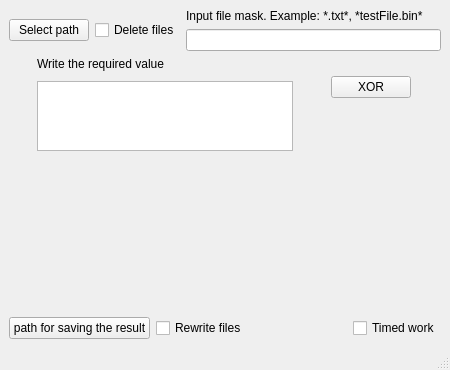
<?xml version="1.0" encoding="UTF-8"?>
<ui version="4.0">
 <class>MainWindow</class>
 <widget class="QMainWindow" name="MainWindow">
  <property name="geometry">
   <rect>
    <x>0</x>
    <y>0</y>
    <width>450</width>
    <height>370</height>
   </rect>
  </property>
  <property name="minimumSize">
   <size>
    <width>450</width>
    <height>250</height>
   </size>
  </property>
  <property name="baseSize">
   <size>
    <width>650</width>
    <height>300</height>
   </size>
  </property>
  <property name="windowTitle">
   <string>MainWindow</string>
  </property>
  <widget class="QWidget" name="centralwidget">
   <layout class="QVBoxLayout" name="verticalLayout_3">
    <item>
     <layout class="QHBoxLayout" name="horizontalLayout_2">
      <item>
       <widget class="QPushButton" name="ImportButton">
        <property name="sizePolicy">
         <sizepolicy hsizetype="Fixed" vsizetype="Fixed">
          <horstretch>0</horstretch>
          <verstretch>0</verstretch>
         </sizepolicy>
        </property>
        <property name="text">
         <string>Select path</string>
        </property>
       </widget>
      </item>
      <item>
       <widget class="QCheckBox" name="CheckDelete">
        <property name="text">
         <string>Delete files</string>
        </property>
       </widget>
      </item>
      <item>
       <layout class="QVBoxLayout" name="verticalLayout_5">
        <item>
         <widget class="QLabel" name="label">
          <property name="text">
           <string>Input file mask. Example: *.txt*, *testFile.bin*</string>
          </property>
         </widget>
        </item>
        <item>
         <widget class="QLineEdit" name="lineEdit"/>
        </item>
       </layout>
      </item>
     </layout>
    </item>
    <item>
     <layout class="QHBoxLayout" name="horizontalLayout_3">
      <property name="spacing">
       <number>10</number>
      </property>
      <item>
       <layout class="QVBoxLayout" name="verticalLayout_4">
        <item>
         <widget class="QLabel" name="InfoLabel">
          <property name="text">
           <string>Write the required value</string>
          </property>
         </widget>
        </item>
        <item>
         <widget class="QTextEdit" name="textEdit">
          <property name="sizePolicy">
           <sizepolicy hsizetype="Maximum" vsizetype="Maximum">
            <horstretch>0</horstretch>
            <verstretch>0</verstretch>
           </sizepolicy>
          </property>
         </widget>
        </item>
       </layout>
      </item>
      <item>
       <layout class="QGridLayout" name="gridLayout">
        <property name="sizeConstraint">
         <enum>QLayout::SetMaximumSize</enum>
        </property>
        <property name="spacing">
         <number>0</number>
        </property>
        <item row="0" column="0">
         <widget class="QPushButton" name="xorButton">
          <property name="sizePolicy">
           <sizepolicy hsizetype="Maximum" vsizetype="Maximum">
            <horstretch>0</horstretch>
            <verstretch>0</verstretch>
           </sizepolicy>
          </property>
          <property name="text">
           <string>XOR</string>
          </property>
         </widget>
        </item>
        <item row="1" column="0">
         <widget class="QLabel" name="label_2">
          <property name="sizePolicy">
           <sizepolicy hsizetype="Fixed" vsizetype="Fixed">
            <horstretch>0</horstretch>
            <verstretch>0</verstretch>
           </sizepolicy>
          </property>
          <property name="text">
           <string/>
          </property>
         </widget>
        </item>
       </layout>
      </item>
     </layout>
    </item>
    <item>
     <spacer name="verticalSpacer">
      <property name="orientation">
       <enum>Qt::Vertical</enum>
      </property>
      <property name="sizeHint" stdset="0">
       <size>
        <width>20</width>
        <height>40</height>
       </size>
      </property>
     </spacer>
    </item>
    <item>
     <layout class="QHBoxLayout" name="horizontalLayout_4">
      <item>
       <widget class="QPushButton" name="exportButton">
        <property name="sizePolicy">
         <sizepolicy hsizetype="Fixed" vsizetype="Fixed">
          <horstretch>0</horstretch>
          <verstretch>0</verstretch>
         </sizepolicy>
        </property>
        <property name="text">
         <string>path for saving the result</string>
        </property>
       </widget>
      </item>
      <item>
       <widget class="QCheckBox" name="checkRewrite">
        <property name="text">
         <string>Rewrite files</string>
        </property>
       </widget>
      </item>
      <item>
       <spacer name="horizontalSpacer">
        <property name="orientation">
         <enum>Qt::Horizontal</enum>
        </property>
        <property name="sizeHint" stdset="0">
         <size>
          <width>40</width>
          <height>20</height>
         </size>
        </property>
       </spacer>
      </item>
      <item>
       <widget class="QCheckBox" name="checkBox">
        <property name="text">
         <string>Timed work</string>
        </property>
       </widget>
      </item>
     </layout>
    </item>
   </layout>
  </widget>
  <widget class="QMenuBar" name="menubar">
   <property name="geometry">
    <rect>
     <x>0</x>
     <y>0</y>
     <width>450</width>
     <height>21</height>
    </rect>
   </property>
  </widget>
  <widget class="QStatusBar" name="statusbar"/>
 </widget>
 <resources/>
 <connections/>
</ui>
